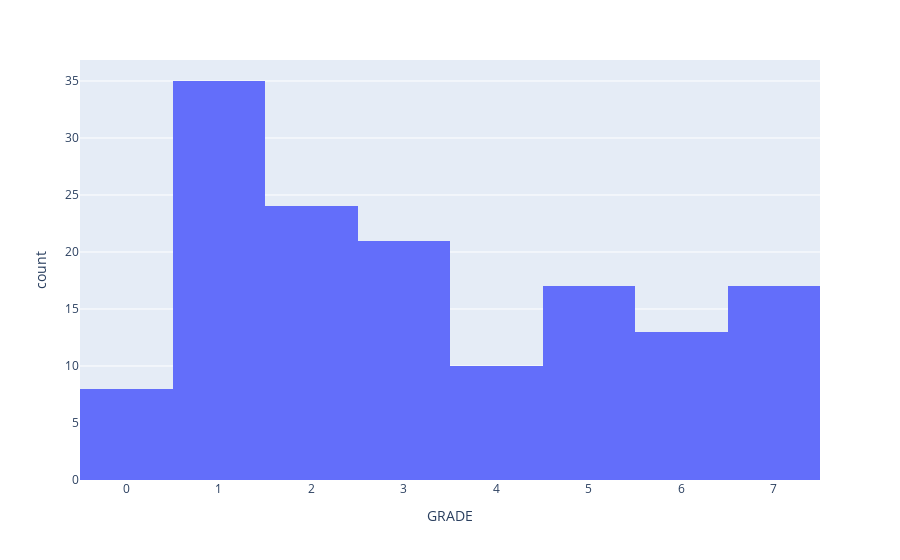

The notebook cell this image was saved under:
### Code cell
px.histogram(student_data, x='GRADE')

### Figure 1 — Plotly figure (JSON) as saved in the notebook; plotly's stock layout.template omitted (floating-point values rounded to 4 significant figures; data arrays with more than 128 entries replaced by an {"elided": "..."} marker saying what was removed)
{"data": [{"alignmentgroup": "True", "bingroup": "x", "hovertemplate": "GRADE=%{x}<br>count=%{y}<extra></extra>", "legendgroup": "", "marker": {"color": "#636efa", "pattern": {"shape": ""}}, "name": "", "offsetgroup": "", "orientation": "v", "showlegend": false, "type": "histogram", "x": {"elided": "145 int values"}, "xaxis": "x", "yaxis": "y"}], "layout": {"barmode": "relative", "legend": {"tracegroupgap": 0}, "margin": {"t": 60}, "xaxis": {"anchor": "y", "domain": [0, 1], "title": {"text": "GRADE"}}, "yaxis": {"anchor": "x", "domain": [0, 1], "title": {"text": "count"}}}}
